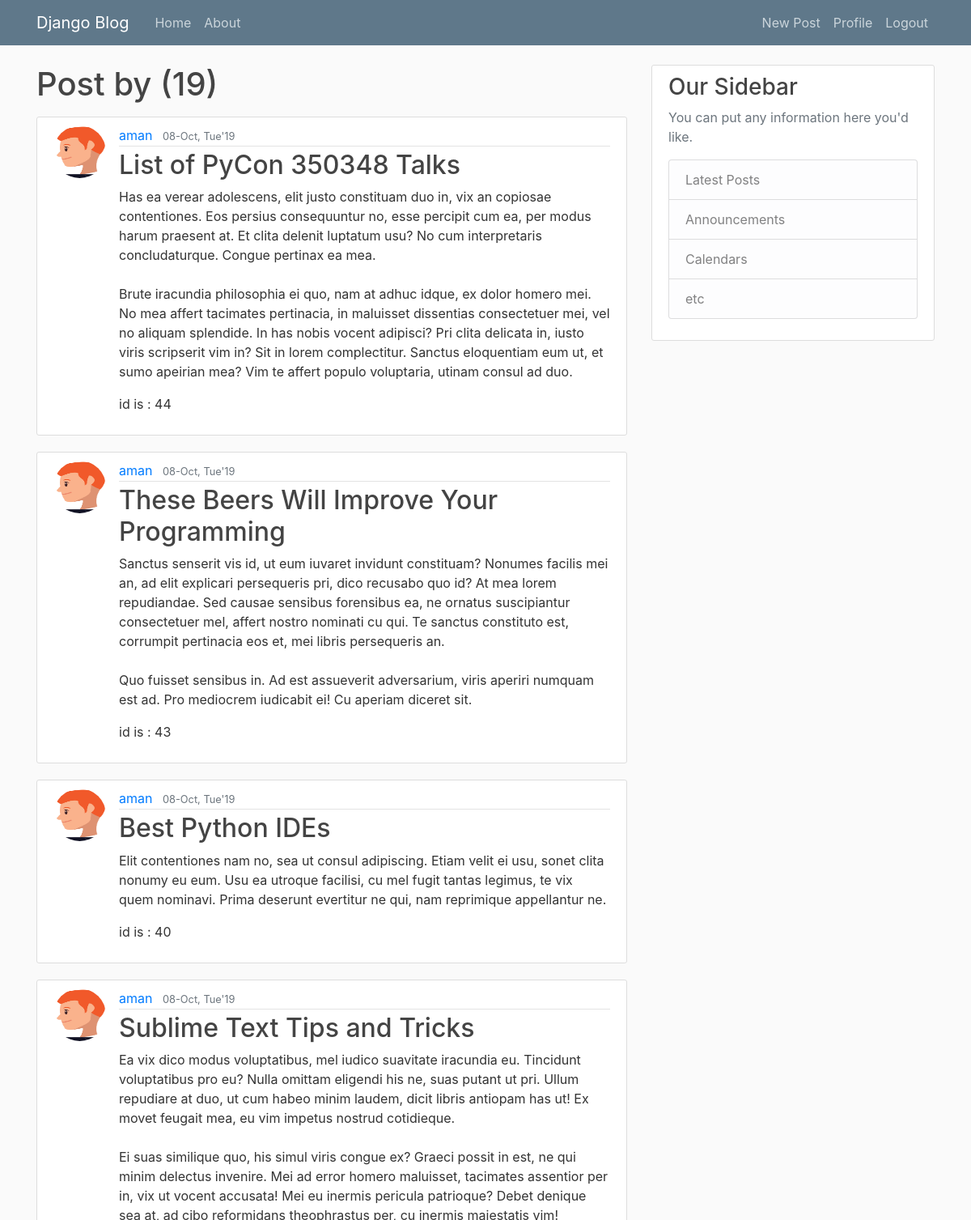
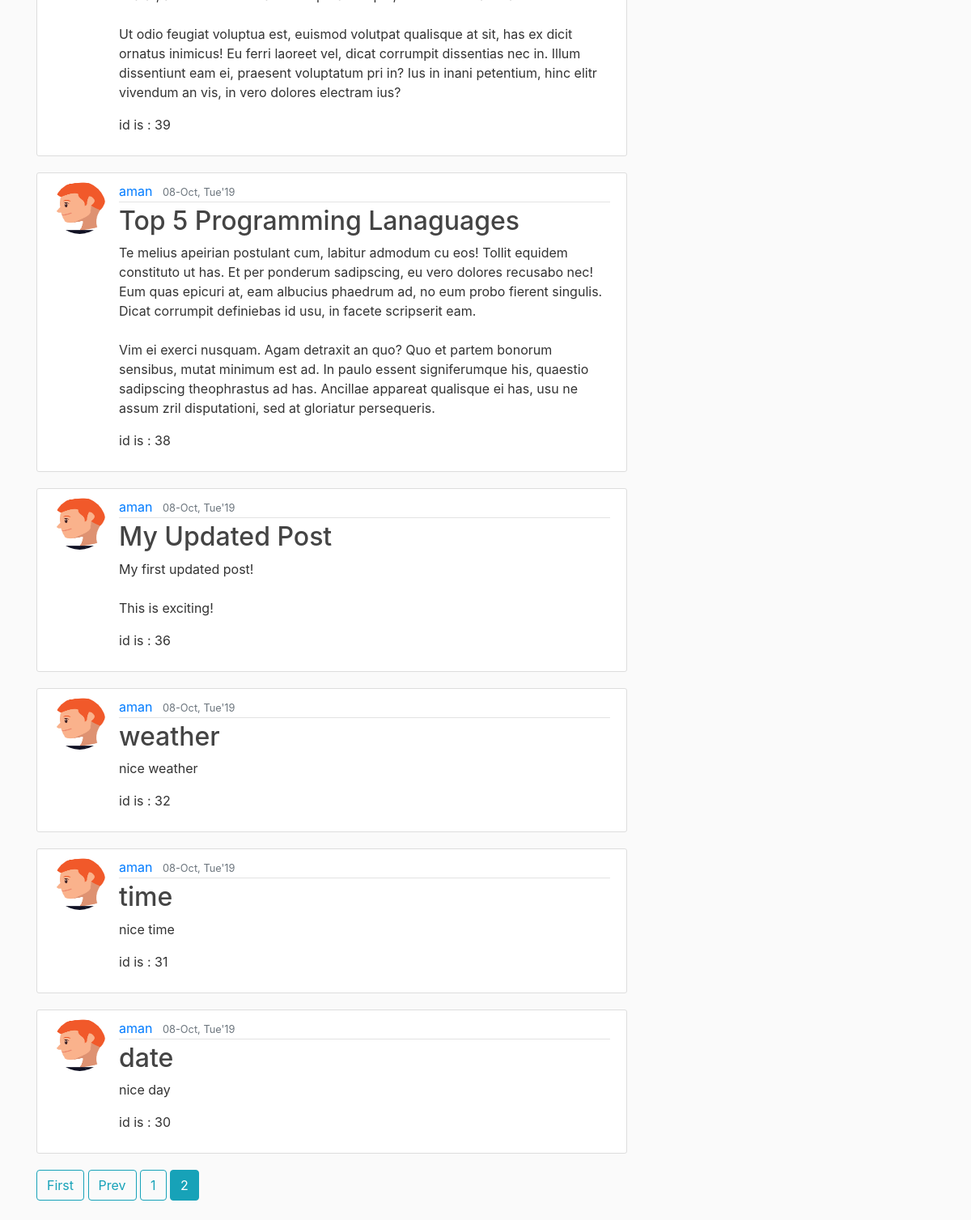
The page /user/aman?page=2 (signed in) on the database its author committed (2 pictures, top to bottom).
### blog/models.py (models this page shows, shortened)
class Post(models.Model):
    title = models.CharField(max_length=100)
    content = models.TextField()
    date_posted = models.DateTimeField(auto_now_add=True)
    author = models.ForeignKey(User, on_delete=models.CASCADE) #if user deleted, delete post too

### users/models.py (models this page shows, shortened)
class Profile(models.Model):
    user = models.OneToOneField(User, on_delete=models.CASCADE)
    image = models.ImageField(default='default.jpg', upload_to='profile_pics')

### blog/views.py (the view)
# urls.py: path('user/<str:username>', UserPostListView.as_view() , name='user-post'),
class UserPostListView(ListView):
    model = Post
    template_name = "blog/user_post.html"  # <app>/<models>_<viewtype>.html
    context_object_name = "posts"
    ordering = ["-date_posted"] #will be overridden
    paginate_by = 10
    def get_queryset(self):
        user = get_object_or_404(User, username=self.kwargs.get('username'))
        return Post.objects.filter(author=user).order_by('-date_posted')
    """
    default location where this class will
    search the template is
    #<app>/<models>_<viewtype>.html
    """

### blog/templates/blog/user_post.html (shortened to what this page needs)
{% extends "blog/base.html" %}
{% block content %}
<h1 class='mb-3'>Post by {{ views.kwargs.username }} ({{ page_obj.paginator.count }})</h1>
{% for post in posts%}
<article class="media content-section">
    <img class='rounded-circle article-img' src="{{ post.author.profile.image.url }}" alt="">
    <div class="media-body">
        <div class="article-metadata">
            <a class="mr-2" href="{% url 'user-post' post.author.username  %}">{{ post.author }}</a>
            <small class="text-muted">{{ post.date_posted | date:"d-M, D'y  " }}</small>
        </div>
        <h2><a class="article-title" href="{% url 'post-detail' post.id %}">{{ post.title }}</a></h2>
        <p class="article-content">{{ post.content }}</p>
        <p class="article-content"> id is : {{ post.id }}</p>
    </div>
</article>
{% endfor %}
{% if is_paginated %}
    {% if page_obj.has_previous %}
        <a class='btn btn-outline-info mb-4' href='?page=1'>First</a>
        <a class='btn btn-outline-info mb-4' href="?page={{ page_obj.previous_page_number }}">Prev</a>
    {% endif %}
    {% for num in page_obj.paginator.page_range %}
        {% if page_obj.number == num %}
            <a class="btn btn-info mb-4" href="?page={{ num }}">{{ num }}</a>
        {% elif num > page_obj.number|add:'-3' and num < page_obj.number|add:'3' %}
            <a class='btn btn-outline-info mb-4' href="?page={{ num }}">{{ num }}</a>
        {% endif %}
    {% endfor %}
{% endif %}
{% endblock content %}

### blog/static/blog/main.css (style rules this page uses)
body { background: #fafafa; color: #333333; margin-top: 5rem; }
h1, h2, h3, h4, h5, h6 { color: #444444; }
.content-section { background: #ffffff; padding: 10px 20px; border: 1px solid #dddddd; border-radius: 3px; margin-bottom: 20px; }
.article-title { color: #444444; }
.article-content { white-space: pre-line; }
.article-img { height: 65px; width: 65px; margin-right: 16px; }
.article-metadata { padding-bottom: 1px; margin-bottom: 4px; border-bottom: 1px solid #e3e3e3 }

### rows shown on the page
Post: author.profile.image (picture), author "aman", date_posted "08-Oct, Tue'19", title "List of PyCon 350348 Talks", content "Has ea verear adolescens, elit justo constituam duo in, vix an copiosae contentiones. Eos persius consequuntur no, esse percipit cum ea, per modus harum praesent at. Et clita delenit luptatum usu? No cum interpretaris concludaturque. Congue pertinax ea mea. Brute iracundia philosophia ei quo, nam at adhuc idque, ex dolor homero mei. No mea affert tacimates pertinacia, in maluisset dissentias consectetuer mei, vel no aliquam splendide. In has nobis vocent adipisci? Pri clita delicata in, iusto viris scripserit vim in? Sit in lorem complectitur. Sanctus eloquentiam eum ut, et sumo apeirian mea? Vim te affert populo voluptaria, utinam consul ad duo.", id "44"
Post: author.profile.image (picture), author "aman", date_posted "08-Oct, Tue'19", title "These Beers Will Improve Your Programming", content "Sanctus senserit vis id, ut eum iuvaret invidunt constituam? Nonumes facilis mei an, ad elit explicari persequeris pri, dico recusabo quo id? At mea lorem repudiandae. Sed causae sensibus forensibus ea, ne ornatus suscipiantur consectetuer mel, affert nostro nominati cu qui. Te sanctus constituto est, corrumpit pertinacia eos et, mei libris persequeris an. Quo fuisset sensibus in. Ad est assueverit adversarium, viris aperiri numquam est ad. Pro mediocrem iudicabit ei! Cu aperiam diceret sit.", id "43"
Post: author.profile.image (picture), author "aman", date_posted "08-Oct, Tue'19", title "Best Python IDEs", content "Elit contentiones nam no, sea ut consul adipiscing. Etiam velit ei usu, sonet clita nonumy eu eum. Usu ea utroque facilisi, cu mel fugit tantas legimus, te vix quem nominavi. Prima deserunt evertitur ne qui, nam reprimique appellantur ne.", id "40"
Post: author.profile.image (picture), author "aman", date_posted "08-Oct, Tue'19", title "Sublime Text Tips and Tricks", content "Ea vix dico modus voluptatibus, mel iudico suavitate iracundia eu. Tincidunt voluptatibus pro eu? Nulla omittam eligendi his ne, suas putant ut pri. Ullum repudiare at duo, ut cum habeo minim laudem, dicit libris antiopam has ut! Ex movet feugait mea, eu vim impetus nostrud cotidieque. Ei suas similique quo, his simul viris congue ex? Graeci possit in est, ne qui minim delectus invenire. Mei ad error homero maluisset, tacimates assentior per in, vix ut vocent accusata! Mei eu inermis pericula patrioque? Debet denique sea at, ad cibo reformidans theophrastus per, cu inermis maiestatis vim! Ut odio feugiat voluptua est, euismod volutpat qualisque at sit, has ex dicit ornatus inimicus! Eu…", id "39"
Post: author.profile.image (picture), author "aman", date_posted "08-Oct, Tue'19", title "Top 5 Programming Lanaguages", content "Te melius apeirian postulant cum, labitur admodum cu eos! Tollit equidem constituto ut has. Et per ponderum sadipscing, eu vero dolores recusabo nec! Eum quas epicuri at, eam albucius phaedrum ad, no eum probo fierent singulis. Dicat corrumpit definiebas id usu, in facete scripserit eam. Vim ei exerci nusquam. Agam detraxit an quo? Quo et partem bonorum sensibus, mutat minimum est ad. In paulo essent signiferumque his, quaestio sadipscing theophrastus ad has. Ancillae appareat qualisque ei has, usu ne assum zril disputationi, sed at gloriatur persequeris.", id "38"
Post: author.profile.image (picture), author "aman", date_posted "08-Oct, Tue'19", title "My Updated Post", content "My first updated post! This is exciting!", id "36"
Post: author.profile.image (picture), author "aman", date_posted "08-Oct, Tue'19", title "weather", content "nice weather", id "32"
Post: author.profile.image (picture), author "aman", date_posted "08-Oct, Tue'19", title "time", content "nice time", id "31"
Post: author.profile.image (picture), author "aman", date_posted "08-Oct, Tue'19", title "date", content "nice day", id "30"

### other values the page prints
{{ page_obj.paginator.count }} "19"
{{ num }} "1"
{{ num }} "2"
